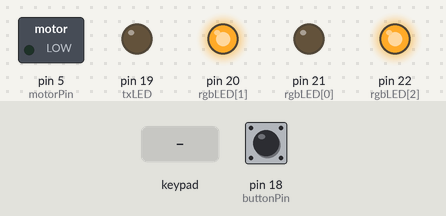
Recording of a sketch running on a simulated Arduino Mega 2560, built with avr-gcc and run on an emulated ATmega2560. Parts: switched loads named in the sketch (green lamp = pin HIGH), output pins drawn as LEDs (lit = HIGH). Dashed ring = blinking. The test bench sets the inputs (shaded band); at power-on: pin 18 (buttonPin) HIGH. What the sketch prints to the serial monitor is not drawn.

Above: at 1.3 s.
1.4 s: pin 18 (buttonPin) pulled LOW for 1 s
At 3.5 s:
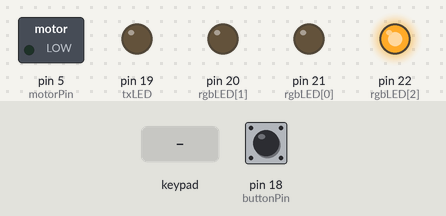
3.9 s: key 'X' pressed
At 4.15 s:
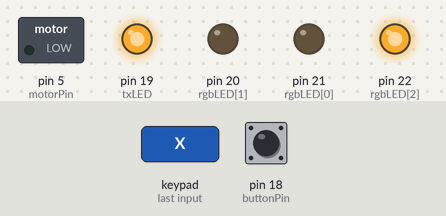
5.8 s: pin 18 (buttonPin) pulled LOW for 0.15 s
At 6.01 s:
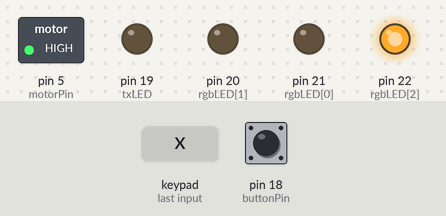
7.5 s: key 'O' pressed
At 7.74 s:
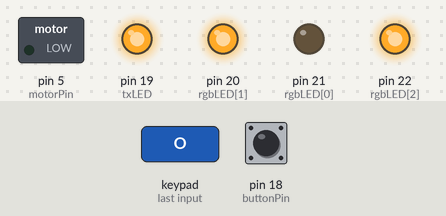
11.2 s: pin 18 (buttonPin) driven LOW
At 11.93 s:
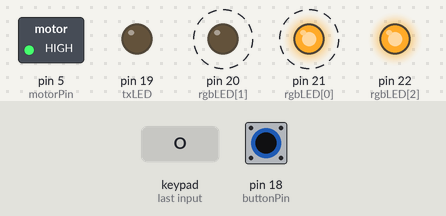
Timing chart, 0 to 15.2 s (numbered marks = the images above; inputs shaded):
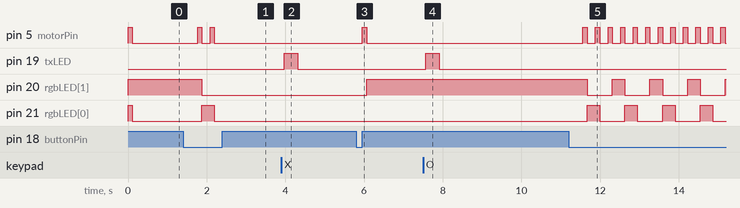

Measured:
- after the input at 1.4 s, pin 5 (motorPin): alternates HIGH for 0.11 s and LOW for 0.21 s, 4 changes in all, then stays LOW, starting after 0.37 s; pin 20 (rgbLED[1]): HIGH → LOW after 0.48 s; pin 21 (rgbLED[0]): LOW → HIGH after 0.48 s, → LOW 0.32 s later
- after the input at 3.9 s, pin 19 (txLED): LOW → HIGH after 0.07 s, → LOW 0.34 s later
- after the input at 5.8 s, pin 5 (motorPin): LOW → HIGH after 0.16 s, → LOW 0.11 s later; pin 20 (rgbLED[1]): LOW → HIGH after 0.27 s
- after the input at 7.5 s, pin 19 (txLED): LOW → HIGH after 0.06 s, → LOW 0.34 s later
- after the input at 11.2 s, pin 5 (motorPin): alternates HIGH for 0.11 s and LOW for 0.21 s, starting after 0.36 s; pin 20 (rgbLED[1]), pin 21 (rgbLED[0]): alternates HIGH for 0.32 s and LOW for 0.64 s, starting after 0.47 s

The sketch:

Skwerl_Controller.ino
```cpp
/*
   Skwerl's FioSaber Controller

   For FioSaber Prototype A
   Arduino Fio v3 Shield

*/

/*////////////////////////////////////////////////////////////////////////////////////////////////*/
///////////////////////* Libraries *////////////////////////////////////////////////////////////////
/*////////////////////////////////////////////////////////////////////////////////////////////////*/

#include <Arduino.h>
#include <XBee.h>
#include <Wire.h>               // Used to read the I2C data from Nunchuck
#include <ArduinoNunchuk.h>     // Gabriel Bianconi @ http://www.gabrielbianconi.com/projects/arduinonunchuk/
//#include <WiiClassic.h>       // Tim Hirzel @ http://playground.arduino.cc/Main/WiiClassicController

// If your Wire.h doesn't understand "send" or "receive" (no member error),
// Update Wire.h, or open WiiClassic.h and try replacing with "write" and "read" respectively.

/*////////////////////////////////////////////////////////////////////////////////////////////////*/
///////////////////////* Core Configuration *///////////////////////////////////////////////////////
/*////////////////////////////////////////////////////////////////////////////////////////////////*/

#define SERIAL_BAUD 9600
#define XBEE_BAUD 19200
#define CIRCULAR_BUFFER_SIZE 5

int eventBuffer[CIRCULAR_BUFFER_SIZE];
int bufferIndex = 0;

/*////////////////////////////////////////////////////////////////////////////////////////////////*/
///////////////////////* Mode Configuration *///////////////////////////////////////////////////////
/*////////////////////////////////////////////////////////////////////////////////////////////////*/

int txLED = 19;
int rgbLED[] = {21, 20, 22};
int motorPin = 5;

int currentMode = 0;
unsigned long modeTimer = 0;
unsigned long modeDelay = 200;
unsigned long timeNow = 1000;

const boolean ON = LOW;
const boolean OFF = HIGH;
const boolean RED[]     = { ON, OFF, OFF };
const boolean GREEN[]   = { OFF, ON, OFF };
const boolean BLUE[]    = { OFF, OFF, ON };
const boolean YELLOW[]  = { ON, ON, OFF };
const boolean CYAN[]    = { OFF, ON, ON };
const boolean MAGENTA[] = { ON, OFF, ON };
const boolean WHITE[]   = { ON, ON, ON };
const boolean BLACK[]   = { OFF, OFF, OFF };
const boolean* COLORS[] = { RED, GREEN, BLUE, YELLOW, CYAN, MAGENTA, WHITE, BLACK };

/*////////////////////////////////////////////////////////////////////////////////////////////////*/
///////////////////////* Button Configuration *///////////////////////////////////////////////////////
/*////////////////////////////////////////////////////////////////////////////////////////////////*/

int buttonPin = 18;
int buttonLongPressTime = 25;

enum { EV_NONE = 0, EV_SHORTPRESS, EV_LONGPRESS };
boolean buttonPressed;
int buttonPressCounter;

/*////////////////////////////////////////////////////////////////////////////////////////////////*/
///////////////////////* XBee Configuration *///////////////////////////////////////////////////////
/*////////////////////////////////////////////////////////////////////////////////////////////////*/

uint8_t payload[] = { '0', '0', '0', '0', '0', '0', '0', '0', '0'};
Rx16Response rx16 = Rx16Response();
XBee xbee = XBee();
XBeeResponse response = XBeeResponse();

ZBRxResponse rx = ZBRxResponse();
ModemStatusResponse msr = ModemStatusResponse();

XBeeAddress64 addr64 = XBeeAddress64(0x0013a200, 0x40a8e65b);
ZBTxRequest zbTx = ZBTxRequest(addr64, payload, sizeof(payload));
ZBTxStatusResponse txStatus = ZBTxStatusResponse();

uint8_t opCmd[] = {'O', 'P'};
AtCommandRequest atRequest = AtCommandRequest(opCmd);
AtCommandResponse atResponse = AtCommandResponse();

int xbATResponse = 0xFF;

/*////////////////////////////////////////////////////////////////////////////////////////////////*/
///////////////////////* Wii Nunchuk Configuration *////////////////////////////////////////////////
/*////////////////////////////////////////////////////////////////////////////////////////////////*/

ArduinoNunchuk nunchuk = ArduinoNunchuk();

byte joyx, joyy, accx, accy, accz, zbut, cbut;

byte triggerEvent;

/*////////////////////////////////////////////////////////////////////////////////////////////////*/
///////////////////////* Arduino Functions *////////////////////////////////////////////////////////
/*////////////////////////////////////////////////////////////////////////////////////////////////*/

void setup() {

  Serial.begin(SERIAL_BAUD);
  xbee.begin(XBEE_BAUD);

  pinMode(buttonPin, INPUT);
  digitalWrite(buttonPin, HIGH);
  buttonPressed = false;
  buttonPressCounter = 0;

  pinMode(txLED, OUTPUT);
  for (int i = 0; i < 3; i++) {
    pinMode(rgbLED[i], OUTPUT);
  }
  pinMode(motorPin, OUTPUT);

  nunchuk.init();										// Initialize Nunchuk using I2C

  setColor(rgbLED, BLACK);
  switchMode();

}

void loop() {

  timeNow = millis();

  boolean event = handle_button();

  switch (event) {
    case EV_SHORTPRESS:
      switchMode();
      break;
  }

  nunchuk.update();                 // ALL data from nunchuk is continually sent to Receiver
  joyx = nunchuk.analogX;           // 0-255, center is 128
  joyy = nunchuk.analogY;           // 0-255, center is 128
  accx = nunchuk.accelX / 2 / 2;    // Ranges from approx 70-182
  accy = nunchuk.accelY / 2 / 2;    // Ranges from approx 65-173
  accz = nunchuk.accelZ / 2 / 2;    // Ranges from approx 65-173
  zbut = nunchuk.zButton;           // Either 0 or 1
  cbut = nunchuk.cButton;           // Either 0 or 1

  if (zbut == 1 && cbut == 0) {
    triggerEvent = 253;
  }
  else if (zbut == 0 && cbut == 1) {
    triggerEvent = 252;
  }
  else if (zbut == 1 && cbut == 1) {
    triggerEvent = 254;
  }

  if (joyy <= 123 && zbut == 1 && cbut == 1) {
    switchMode();
  }

  TXdata();

}

/*////////////////////////////////////////////////////////////////////////////////////////////////*/
///////////////////////* RSeries Functions *////////////////////////////////////////////////////////
/*////////////////////////////////////////////////////////////////////////////////////////////////*/

int handle_button() {

  int event = EV_NONE;
  int buttonPressing = !digitalRead(buttonPin);

  if (!buttonPressing && buttonPressed) {
    if (buttonPressCounter < buttonLongPressTime) {
      event = EV_SHORTPRESS;
    }
  }
  if (buttonPressing) {
    buttonPressCounter++;
    if (buttonPressCounter >= buttonLongPressTime) {
      event = EV_LONGPRESS;
    }
  } else {
    buttonPressCounter = 0;
  }

  buttonPressed = buttonPressing;
  return event;

}

void switchMode() {
  if (timeNow >= modeTimer + modeDelay) {
    vibeMotor();
    modeTimer = millis();
    switch (currentMode) {
      case 1:
        currentMode = 2;
        setColor(rgbLED, GREEN);
        break;
      case 2:
        currentMode = 3;
        setColor(rgbLED, YELLOW);
        break;
      case 3:
        currentMode = 1;
        setColor(rgbLED, RED);
        break;
      default:
        currentMode = 1;
        setColor(rgbLED, RED);
    }
  }
}

void vibeMotor() {
  digitalWrite(motorPin, HIGH);
  delay(110);
  digitalWrite(motorPin, LOW);
}

void TXdata() {

  payload[0] = joyx;           // JoyX ranges from approx 30 - 220
  payload[1] = joyy;           // JoyY ranges from approx 30 - 220
  payload[2] = accx;           // AccX ranges from approx 70 - 182
  payload[3] = accy;           // AccY ranges from approx 65 - 173
  payload[4] = accz;           // AccZ ranges from approx 65 - 173
  payload[5] = zbut;           // Z Button Status
  payload[6] = cbut;           // C Button Status
  payload[7] = 0;              // 0 to 254
  payload[8] = currentMode;    // What control mode is selected?

  // Put triggerEvent into the circular buffer:
  eventBuffer[bufferIndex] = triggerEvent;
  bufferIndex++;
  if (bufferIndex >= CIRCULAR_BUFFER_SIZE) {
    bufferIndex = 0;
  }

  // Ignore event signals shorter than the buffer:
  boolean bufferFull = true;
  for (int n = 0; n < CIRCULAR_BUFFER_SIZE; n++) if (eventBuffer[n] != triggerEvent) bufferFull = false;

  // for (int n = 0; n < CIRCULAR_BUFFER_SIZE; n++) Serial.print(eventBuffer[n]);

  if (triggerEvent > 0 && bufferFull) {

    digitalWrite(txLED, HIGH);
    payload[7] = triggerEvent;
    // Serial.print(" <- ");
    // Serial.println(triggerEvent);

  } else {

    digitalWrite(txLED, LOW);
    // Serial.println(" <- No Action");

  }

  xbee.send(zbTx);

  triggerEvent = 0;
  zbut = 0;
  cbut = 0;

}

void setColor(int* led, const boolean* color) {
  for (int i = 0; i < 3; i++) {
    digitalWrite(led[i], color[i]);
  }
}
```
